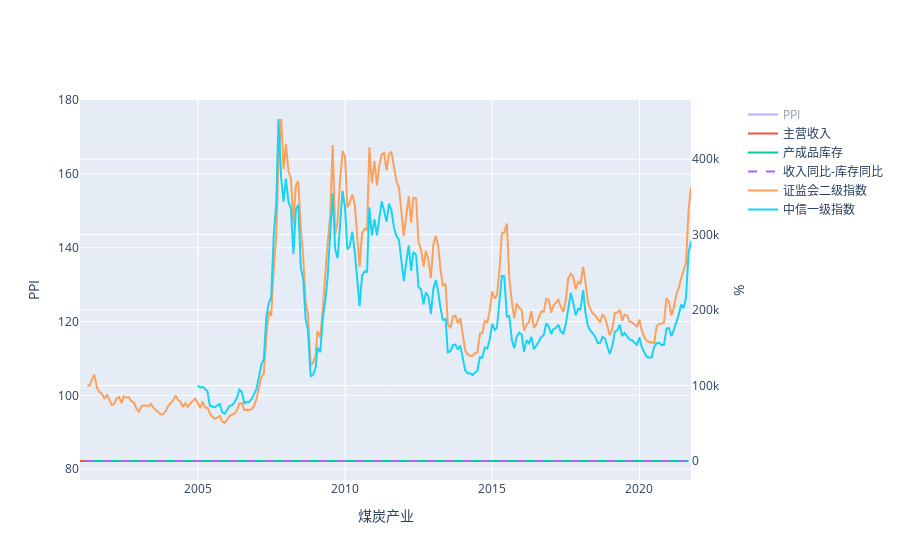

The cell this chart's notebook holds for it:
### Code cell
compare_plot(ppi['煤炭开采和洗选业'], income['煤炭开采和洗选业'], stock['煤炭开采和洗选业'], inc_stk['煤炭开采和洗选业'],
             statistic_ind['煤炭开采和洗选'], citic_ind['煤炭'], title='煤炭产业')

### Figure 1 — Plotly figure (JSON) as saved in the notebook; plotly's stock layout.template omitted (floating-point values rounded to 4 significant figures; data arrays with more than 128 entries replaced by an {"elided": "..."} marker saying what was removed)
{"data": [{"name": "PPI", "showlegend": true, "type": "scatter", "visible": "legendonly", "x": {"elided": "249 str values"}, "xaxis": "x", "y": {"elided": "249 float values"}, "yaxis": "y"}, {"name": "主营收入", "showlegend": true, "type": "scatter", "x": {"elided": "248 str values"}, "xaxis": "x", "y": {"elided": "248 float values"}, "yaxis": "y2"}, {"name": "产成品库存", "showlegend": true, "type": "scatter", "x": {"elided": "244 str values"}, "xaxis": "x", "y": {"elided": "244 float values"}, "yaxis": "y2"}, {"line": {"dash": "dash"}, "name": "收入同比-库存同比", "showlegend": true, "type": "scatter", "visible": true, "x": {"elided": "243 str values"}, "xaxis": "x", "y": {"elided": "243 float values"}, "yaxis": "y2"}, {"name": "证监会二级指数", "showlegend": true, "type": "scatter", "x": {"elided": "247 str values"}, "xaxis": "x", "y": {"elided": "247 float values"}, "yaxis": "y2"}, {"name": "中信一级指数", "showlegend": true, "type": "scatter", "x": {"elided": "202 str values"}, "xaxis": "x", "y": {"elided": "202 float values"}, "yaxis": "y2"}], "layout": {"autosize": true, "xaxis": {"anchor": "y", "autorange": true, "domain": [0, 0.94], "range": ["2001-01-01", "2021-10-01"], "title": {"text": "煤炭产业"}, "type": "date"}, "yaxis": {"anchor": "x", "autorange": true, "domain": [0, 1], "range": [77.05, 180.1], "title": {"text": "PPI"}, "type": "linear"}, "yaxis2": {"anchor": "x", "autorange": true, "overlaying": "y", "range": [-25220.0, 478400.0], "side": "right", "title": {"text": "%"}, "type": "linear"}}}
